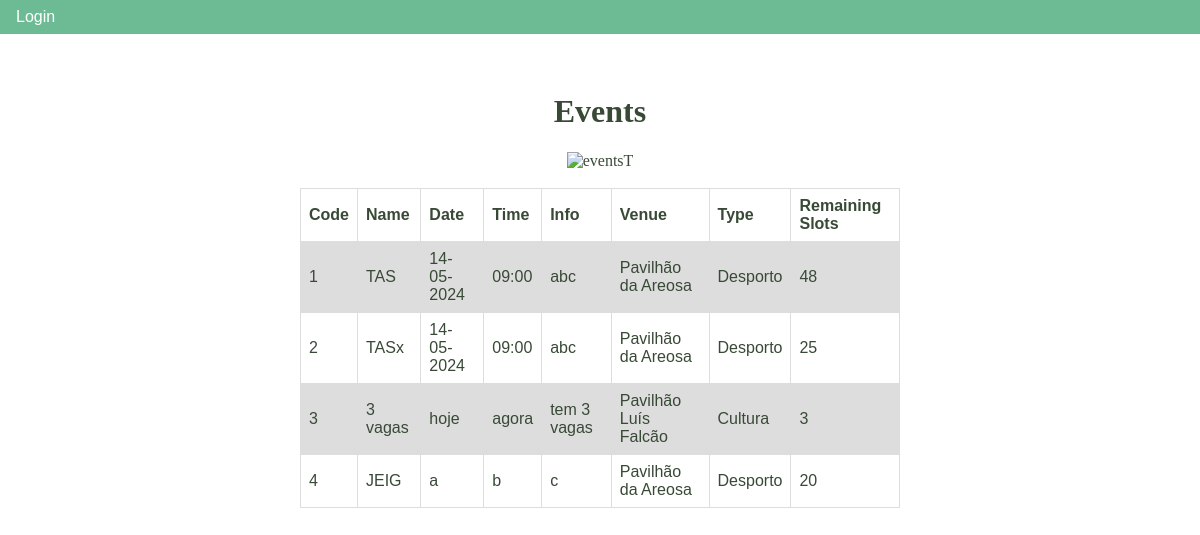
Page /eventsT on the earlier database version.
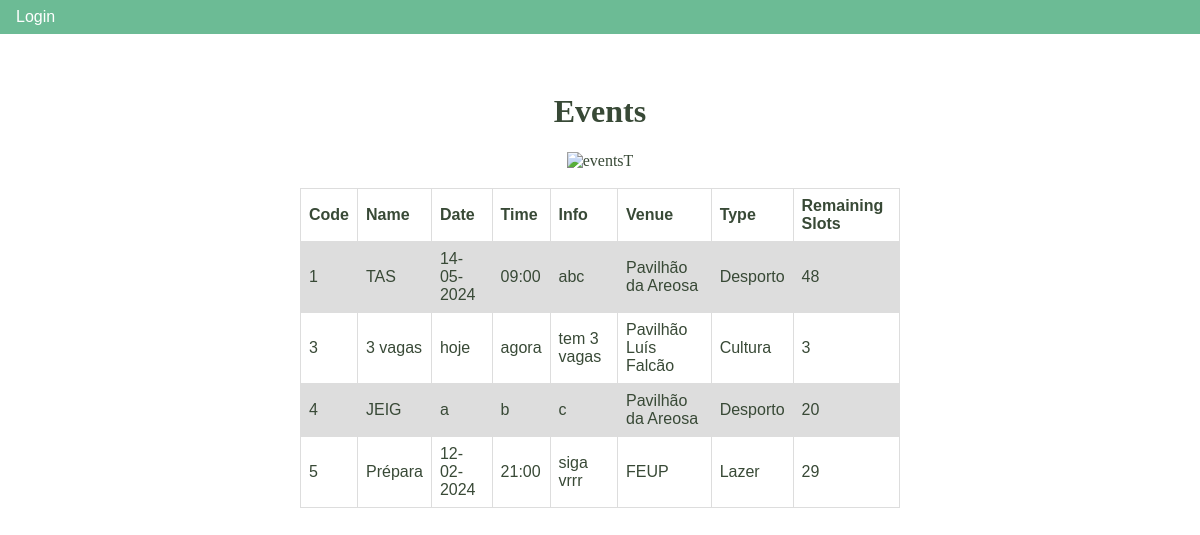
Same page on the later database version.
### tables this page shows
CREATE TABLE "Event" (
	"code"	TEXT,
	"name"	TEXT,
	"date"	TEXT,
	"time"	TEXT,
	"info"	TEXT,
	"slots"	INTEGER,
	"venue_code"	TEXT,
	"type_code"	TEXT,
	"used_slots"	INTEGER,
	PRIMARY KEY("code")
);

### app.py (the view)
@app.route("/eventsT", methods=["post","get"])
def eventsT():
    submenu = request.args.get("subm")
    Event.read(filename)
    return render_template("eventsT.html",objlst=Event.obj,
                           ulogin=session.get("user"),usergroup=session.get('usergroup'),submenu=submenu)

### classes/event.py (called while the page is built)
    @property
    def code(self):
        return self._code

    @property
    def name(self):
        return self._name

    @property
    def date(self):
        return self._date

    @property
    def time(self):
        return self._time

    @property
    def info(self):
        return self._info

    @property
    def venue_code(self):
        return self._venue_code

    @property
    def venue_name(self):
        return Venue.obj[self.venue_code].name

    @property
    def type_code(self):
        return self._type_code

    @property
    def type_name(self):
        return Type.obj[self.type_code].name

    @property
    def remaining_slots(self):
        return self._slots - self._used_slots

### classes/gclass.py (called while the page is built)
    @classmethod
    def from_string(cls, str_data):
        str_list = str_data.split(";")
        strarg = 'cls(str_list[0]'
        for i in range(1, len(str_list)):
            strarg += ',str_list[' + str(i) + ']'
        strarg += ')'
        return eval(strarg)

    @classmethod
    def read(cls, path = ''):
        cls.obj = dict()
        cls.lst = list()
        cls.path = path
        try:
            fh = open(path, 'r')
            fh.close()
            lista = cls.sqlexe("select * from " + cls.__name__)
            if lista != None:
                for r in lista:
                    objstr = f'{r[0]}'
                    for att in range(1,len(lista[0])):
                        objstr += f';{r[att]}'
                    cls.from_string(objstr)
        except FileNotFoundError:
            print(f"ERROR: {path} data file not found")
        except BaseException as err:
            print(f"Error in read method:\n{err}\n{type(err)}")
            sys.exit()

    @classmethod
    def sqlexe(cls, command):
        resul = None
        try:
            con = sqlite3.connect(cls.path)
            cur = con.cursor()
            con.row_factory = sqlite3.Row
            tname = cls.__name__
            cur = con.execute(f"SELECT name FROM sqlite_master WHERE type='table' AND name='{tname}'")
            table = cur.fetchone()
            if table is None or table[0] != tname:
                print(f"ERROR: table {tname} missing in database {cls.path}")
                sys.exit()
            cur = con.execute(command)
            resul = cur.fetchall()
            con.commit()
            con.close()
        except sqlite3.Error as er:
            print(f'sqlite error: {er}')
        return resul

### classes/type.py (called while the page is built)
    @property
    def name(self):
        return self._type_name

### templates/eventsT.html
{% extends 'base.html' %}
{% block title %}
    <link rel="stylesheet" href="{{ url_for('static', filename='css/main.css')}}">
{% endblock %}
{% block content %}
    <div class="dados">
        <br><br><br><br>
            <h1>Events</h1>
            <img src="/static/images/eventsT.jpg" alt="eventsT" width="300" height="200">
        <br><br>
        <table>
            <tr>
                <th>Code</th>
                <th>Name</th>
                <th>Date</th>
                <th>Time</th>
                <th>Info</th>
                <th>Venue</th>
                <th>Type</th>
                <th>Remaining Slots</th>
            </tr>
            {% for obj in objlst.values() %}
                    <tr>
                    <td>{{obj.code}}</td>
                    <td>{{obj.name}}</td>
                    <td>{{obj.date}}</td>
                    <td>{{obj.time}}</td>
                    <td>{{obj.info}}</td>
                    <td>{{obj.venue_name}}</td>
                    <td>{{obj.type_name}}</td>
                    <td>{{obj.remaining_slots}}</td>
                    </tr>
            {% endfor %}
        </table>
    </div>
{% endblock %}

### templates/base.html (shortened to what this page needs)
<!doctype html>
<html lang="en">
  <head>
    {% block title %}
    {% endblock %}
  </head>
    <body>
        <nav>
            <ul class="menu">
                {% if ulogin == None %}
                    <li><a class="button" href="/login">Login</a></li>
                {% endif %}
            </ul>
        </nav>
    {% block content %}
    {% endblock %}
  </body>
</html>

### static/css/main.css (style rules this page uses)
body { margin: 0; min-height: 300px; }
nav { width: 100%; float: left; }
.menu { margin: 0; padding: 8px; height: 100%; background-color: #6CBB95; }
.menu li { display: inline; }
.button { font-family: Arial; font-size: 1em; font-style: none; color: #ffffff; padding: 8px; text-decoration: none; }
.button:link { background-color: #6CBB95; color: #ffffff; }
.dados { font-family: Castellar ; color:#384936; font-style: none; text-align: center; justify-content: center; font-size: 1em; text-decoration: none; }
table { font-family: arial, sans-serif; border-collapse: collapse; width: 50%; margin-left: auto; margin-right: auto; }
td, th { border: 1px solid #dddddd; text-align: left; padding: 8px; }
tr:nth-child(even) { background-color: #dddddd; }
body { background-image: url(https://i.pinimg.com/564x/33/0c/09/330c0903a27fd02fcd3c53f8d56b6f2a.jpg) }

Differences in the rows shown:
removed Event: code "2", name "TASx", date "14-05-2024", time "09:00", info "abc", venue_name "Pavilhão da Areosa", type_name "Desporto", remaining_slots "25"
added Event: code "5", name "Prépara", date "12-02-2024", time "21:00", info "siga vrrr", venue_name "FEUP", type_name "Lazer", remaining_slots "29"
